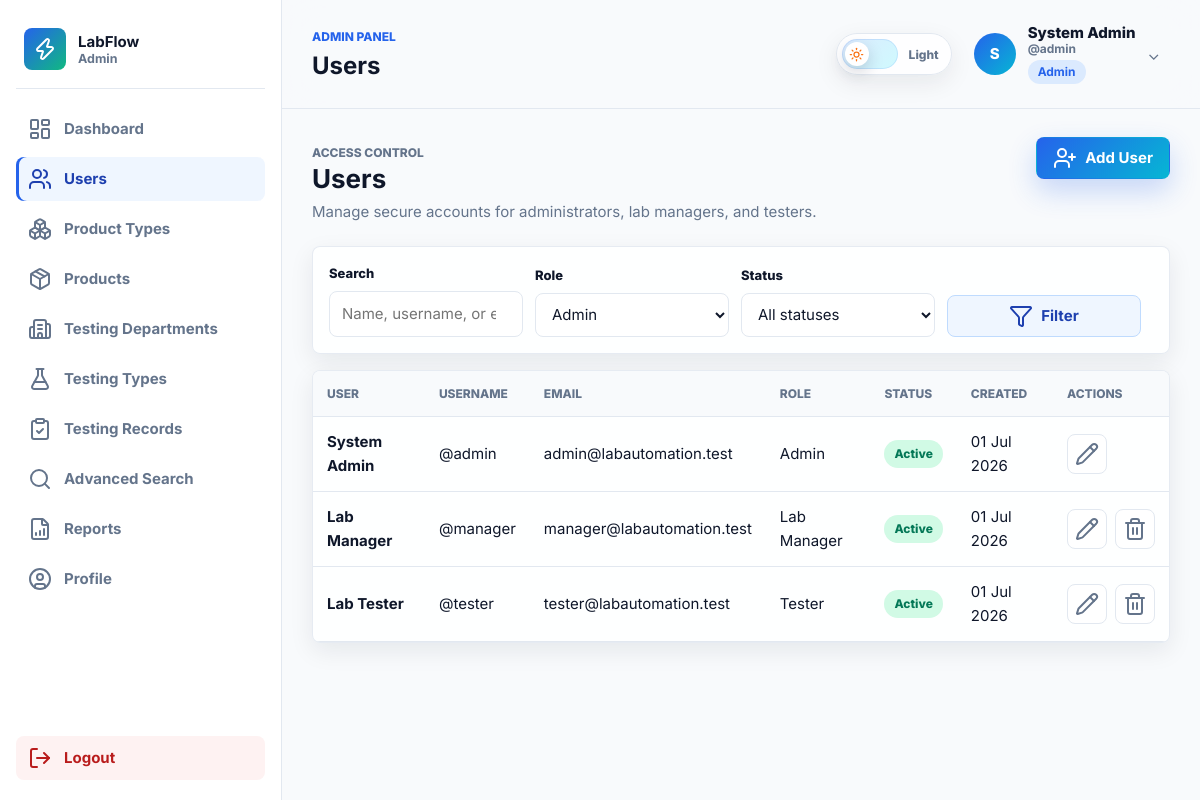
Screenshot of /admin/users/index.php (signed in) with the database file from the repository.
### tables this page shows
CREATE TABLE `users` (
  `id` INT UNSIGNED NOT NULL AUTO_INCREMENT,
  `name` VARCHAR(120) NOT NULL,
  `username` VARCHAR(30) NOT NULL,
  `email` VARCHAR(160) NOT NULL,
  `password` VARCHAR(255) NOT NULL,
  `role` ENUM('admin', 'lab_manager', 'tester') NOT NULL DEFAULT 'tester',
  `status` ENUM('active', 'inactive') NOT NULL DEFAULT 'active',
  `created_at` DATETIME NOT NULL DEFAULT CURRENT_TIMESTAMP,
  `updated_at` DATETIME NULL DEFAULT NULL ON UPDATE CURRENT_TIMESTAMP,
  PRIMARY KEY (`id`),
  UNIQUE KEY `uq_users_username` (`username`),
  UNIQUE KEY `uq_users_email` (`email`),
  KEY `idx_users_role_status` (`role`, `status`)
);

### includes/admin_sidebar.php (called while the page is built)
<?php
$activePage = $activePage ?? 'dashboard';
$navItems = [
    ['key' => 'dashboard', 'label' => 'Dashboard', 'icon' => 'layout-dashboard', 'href' => 'admin/dashboard.php'],
    ['key' => 'users', 'label' => 'Users', 'icon' => 'users', 'href' => 'admin/users/index.php'],
    ['key' => 'product-types', 'label' => 'Product Types', 'icon' => 'boxes', 'href' => 'admin/product-types/index.php'],
    ['key' => 'products', 'label' => 'Products', 'icon' => 'package', 'href' => 'admin/products/index.php'],
    ['key' => 'testing-departments', 'label' => 'Testing Departments', 'icon' => 'building-2', 'href' => 'admin/testing-departments/index.php'],
    ['key' => 'testing-types', 'label' => 'Testing Types', 'icon' => 'flask-conical', 'href' => 'admin/testing-types/index.php'],
    ['key' => 'tests', 'label' => 'Testing Records', 'icon' => 'clipboard-check', 'href' => 'admin/tests/index.php'],
    ['key' => 'advanced-search', 'label' => 'Advanced Search', 'icon' => 'search', 'href' => 'admin/search/advanced-search.php'],
    ['key' => 'reports', 'label' => 'Reports', 'icon' => 'file-bar-chart', 'href' => 'admin/reports/index.php'],
    ['key' => 'profile', 'label' => 'Profile', 'icon' => 'user-circle', 'href' => 'admin/profile.php'],
];
include __DIR__ . '/sidebar_base.php';

### includes/role_check.php (called while the page is built, shortened)
<?php
require_once __DIR__ . '/functions.php';
function dashboardPathForRole(?string $role): string
{
    return match ($role) {
        'admin' => 'admin/dashboard.php',
        'lab_manager' => 'lab-manager/dashboard.php',
        'tester' => 'tester/dashboard.php',
        default => 'auth/login.php',
    };
}

### admin/users/index.php (the view, shortened to what this page needs)
<?php
$pdo = getPDO();
$activePage = 'users';
$q = trim($_GET['q'] ?? '');
$params = [];
$sql = 'SELECT * FROM users';
$sql .= ' ORDER BY created_at DESC';
$stmt = $pdo->prepare($sql);
$stmt->execute($params);
$users = $stmt->fetchAll();
include __DIR__ . '/../../includes/admin_start.php';
?>
<div class="page-header" data-animate="fade-up">
    <div>
        <p class="eyebrow">Access control</p>
        <h2>Users</h2>
        <p>Manage secure accounts for administrators, lab managers, and testers.</p>
    </div>
    <a class="btn btn-primary" href="<?= url('admin/users/create.php') ?>"><i data-lucide="user-plus"></i> Add User</a>
</div>
<form class="filter-bar surface-card" method="get" data-animate="fade-up">
    <div class="field">
        <label>Search</label>
        <input type="search" name="q" value="<?= e($q) ?>" placeholder="Name, username, or email">
    </div>
    <div class="field">
        <label>Role</label>
        <select name="role">
            <?php foreach (['admin', 'lab_manager', 'tester'] as $item): ?>
                <option value="<?= e($item) ?>" <?= optionSelected($role, $item) ?>><?= e(humanize($item)) ?></option>
            <?php endforeach; ?>
        </select>
    </div>
    <div class="field">
        <label>Status</label>
        <select name="status">
            <option value="">All statuses</option>
        </select>
    </div>
    <button class="btn btn-secondary" type="submit"><i data-lucide="filter"></i> Filter</button>
</form>
<section class="surface-card table-shell" data-animate="fade-up">
    <table class="data-table">
        <thead>
            <tr>
                <th>User</th>
                <th>Username</th>
                <th>Email</th>
                <th>Role</th>
                <th>Status</th>
                <th>Created</th>
                <th>Actions</th>
            </tr>
        </thead>
        <tbody>
            <?php foreach ($users as $user): ?>
                <tr>
                    <td><strong><?= e($user['name']) ?></strong></td>
                    <td>@<?= e($user['username']) ?></td>
                    <td><?= e($user['email']) ?></td>
                    <td><?= e(humanize($user['role'])) ?></td>
                    <td><?= statusBadge($user['status']) ?></td>
                    <td><?= e(formatDate($user['created_at'])) ?></td>
                    <td>
                        <div class="table-actions">
                            <a class="icon-btn" href="<?= url('admin/users/edit.php?id=' . (int) $user['id']) ?>" aria-label="Edit"><i data-lucide="pencil"></i></a>
                            <?php if ((int) $user['id'] !== current_user_id()): ?>
                                <form method="post" action="<?= url('admin/users/delete.php') ?>" onsubmit="return confirm('Delete this user?');">
                                    <button class="icon-btn" type="submit" aria-label="Delete"><i data-lucide="trash-2"></i></button>
                                </form>
                            <?php endif; ?>
                        </div>
                    </td>
                </tr>
            <?php endforeach; ?>
        </tbody>
    </table>
</section>
<?php include __DIR__ . '/../../includes/admin_end.php'; ?>

### includes/sidebar_base.php (shortened to what this page needs)
<?php $panelBrand = $panelBrand ?? 'LabFlow'; ?>
<aside class="sidebar" id="sidebar">
    <a class="brand" href="<?= url(dashboardPathForRole(current_user()['role'] ?? 'admin')) ?>">
        <span class="brand-mark"><i data-lucide="zap"></i></span>
        <span>
            <strong><?= e($panelBrand) ?></strong>
            <small><?= e(humanize(current_user()['role'] ?? 'admin')) ?></small>
        </span>
    </a>
    <nav class="sidebar-nav" aria-label="Panel navigation">
        <?php foreach ($navItems as $item): ?>
            <a class="nav-link <?= $activePage === $item['key'] ? 'is-active' : '' ?>" href="<?= url($item['href']) ?>">
                <i data-lucide="<?= e($item['icon']) ?>"></i>
                <span><?= e($item['label']) ?></span>
            </a>
        <?php endforeach; ?>
    </nav>
    <a class="nav-link nav-link-logout" href="<?= url('auth/logout.php') ?>">
        <i data-lucide="log-out"></i>
        <span>Logout</span>
    </a>
</aside>

### includes/functions.php (shortened to what this page needs)
<?php
function e(mixed $value): string
{
    return htmlspecialchars((string) $value, ENT_QUOTES, 'UTF-8');
}
function url(string $path = ''): string
{
    $path = trim($path, '/');
    $base = APP_BASE_PATH ?: '';
    return $path === '' ? ($base . '/') : ($base . '/' . $path);
}
function current_user(): ?array
{
    return [
        'id' => (int) $_SESSION['user_id'],
        'name' => $_SESSION['user_name'] ?? 'User',
        'username' => $_SESSION['username'] ?? '',
        'email' => $_SESSION['user_email'] ?? '',
        'role' => $_SESSION['user_role'] ?? 'tester',
        'status' => $_SESSION['user_status'] ?? 'active',
    ];
}
function current_user_id(): ?int
{
    return isset($_SESSION['user_id']) ? (int) $_SESSION['user_id'] : null;
}
function formatDate(?string $date, string $format = 'd M Y'): string
{
    return date($format, strtotime($date));
}
function humanize(?string $value): string
{
    return ucwords(str_replace('_', ' ', (string) $value));
}
function statusBadge(?string $status): string
{
    $status = $status ?: 'pending';
    $classMap = [
        'active' => 'success',
        'inactive' => 'neutral',
        'manufactured' => 'info',
        'under_testing' => 'warning',
        'passed_internal' => 'success',
        'failed_internal' => 'danger',
        'sent_to_cpri' => 'primary',
        'approved' => 'success',
        'sent_for_remaking' => 'danger',
        'pending' => 'warning',
        'in_progress' => 'info',
        'completed' => 'success',
        'sent_to_next_department' => 'primary',
    ];
    $class = $classMap[$status] ?? 'neutral';
    return '<span class="badge badge-' . e($class) . '">' . e(humanize($status)) . '</span>';
}
function optionSelected(mixed $actual, mixed $expected): string
{
    return (string) $actual === (string) $expected ? 'selected' : '';
}

### assets/css/style.css (style rules this page uses)
:root { --primary: #2563eb; --primary-dark: #1e40af; --cyan: #06b6d4; --emerald: #10b981; --amber: #f59e0b; --danger: #ef4444; --bg: #f8fafc; --surface: #ffffff; --surface-soft: #f1f5f9; --text: #0f172a; --muted: #64748b; --border: #e2e8f0; --shadow-sm: 0 8px 24px rgba(15, 23, 42, 0.08); --shadow-md: 0 18px 50px rgba(37, 99, 235, 0.12); --radius: 8px; --sidebar-width: 282px; }
* { box-sizing: border-box; }
html { scroll-behavior: smooth; }
body { margin: 0; background: var(--bg); color: var(--text); font-family: "Inter", system-ui, -apple-system, BlinkMacSystemFont, "Segoe UI", sans-serif; font-size: 15px; line-height: 1.6; }
a { color: inherit; text-decoration: none; }
button, input, select, textarea { font: inherit; }
img, svg { max-width: 100%; }
.btn { position: relative; overflow: hidden; display: inline-flex; align-items: center; justify-content: center; gap: 8px; min-height: 42px; padding: 0 16px; border: 1px solid transparent; border-radius: var(--radius); cursor: pointer; font-weight: 700; transition: transform 180ms ease, box-shadow 180ms ease, border-color 180ms ease, background 180ms ease; white-space: nowrap; }
.btn::after { content: ""; position: absolute; inset: 0; background: linear-gradient(110deg, transparent 0%, rgba(255, 255, 255, 0.34) 46%, transparent 58%); transform: translateX(-120%); transition: transform 520ms ease; pointer-events: none; }
.btn-primary { color: #fff; background: linear-gradient(135deg, var(--primary), var(--cyan)); box-shadow: 0 12px 28px rgba(37, 99, 235, 0.24); }
.btn-secondary { color: var(--primary-dark); background: #eff6ff; border-color: #bfdbfe; }
.icon-btn { display: inline-flex; align-items: center; justify-content: center; width: 40px; height: 40px; border: 1px solid var(--border); border-radius: var(--radius); color: var(--muted); background: var(--surface); cursor: pointer; transition: color 180ms ease, background 180ms ease, transform 180ms ease; }
.eyebrow { margin: 0 0 6px; color: var(--primary); font-size: 12px; font-weight: 800; letter-spacing: 0; text-transform: uppercase; }
.badge { display: inline-flex; align-items: center; min-height: 28px; padding: 4px 10px; border-radius: 999px; font-size: 12px; font-weight: 800; }
.badge-success { color: #047857; background: #d1fae5; }
.app-body { min-height: 100vh; }
.sidebar { position: fixed; inset: 0 auto 0 0; z-index: 30; display: flex; flex-direction: column; width: var(--sidebar-width); padding: 20px 16px; background: rgba(255, 255, 255, 0.92); border-right: 1px solid var(--border); backdrop-filter: blur(18px); }
.brand { display: flex; align-items: center; gap: 12px; padding: 8px 8px 18px; border-bottom: 1px solid var(--border); }
.brand-mark { display: inline-flex; align-items: center; justify-content: center; width: 42px; height: 42px; border-radius: var(--radius); color: #fff; background: linear-gradient(135deg, var(--primary), var(--emerald)); }
.brand strong, .brand small { display: block; line-height: 1.2; }
.brand small { color: var(--muted); font-weight: 700; }
.sidebar-nav { display: grid; gap: 6px; margin-top: 18px; }
.nav-link { display: flex; align-items: center; gap: 12px; min-height: 44px; padding: 0 12px; border-radius: var(--radius); color: var(--muted); font-weight: 700; transition: color 180ms ease, background 180ms ease, transform 180ms ease; }
.nav-link:hover, .nav-link.is-active { color: var(--primary-dark); background: #eff6ff; }
.nav-link.is-active { box-shadow: inset 3px 0 0 var(--primary); }
.nav-link-logout { margin-top: auto; color: #b91c1c; background: #fef2f2; }
.surface-card { border: 1px solid rgba(226, 232, 240, 0.86); border-radius: var(--radius); background: rgba(255, 255, 255, 0.86); box-shadow: var(--shadow-sm); }
.page-header { display: flex; align-items: flex-start; justify-content: space-between; gap: 18px; margin-bottom: 22px; }
.page-header h2 { margin: 0; font-size: 26px; line-height: 1.2; }
.page-header p { margin: 6px 0 0; color: var(--muted); }
body.app-body, body.app-body .sidebar, body.app-body .topbar, body.app-body .surface-card, body.app-body .field input, body.app-body .field select, body.app-body .field textarea, body.app-body .data-table th, body.app-body .data-table td, body.app-body .theme-toggle { transition: color 220ms ease, background-color 220ms ease, border-color 220ms ease, box-shadow 220ms ease; }

### rows the page displays
users: role "Admin", name "System Admin", username "admin", email "admin@labautomation.test", status "Active", created_at "01 Jul 2026"
users: name "Lab Manager", username "manager", email "manager@labautomation.test", role "Lab Manager", status "Active", created_at "01 Jul 2026"
users: name "Lab Tester", username "tester", email "tester@labautomation.test", role "Tester", status "Active", created_at "01 Jul 2026"

### other values shown
$panelBrand "LabFlow"
$item['label'] "Dashboard"
$item['label'] "Users"
$item['label'] "Product Types"
$item['label'] "Products"
$item['label'] "Testing Departments"
$item['label'] "Testing Types"
$item['label'] "Testing Records"
$item['label'] "Advanced Search"
$item['label'] "Reports"
$item['label'] "Profile"
$panelName "ADMIN PANEL"
$pageTitle "Users"
substr($userName, 0, 1) "S"
$userName "System Admin"
